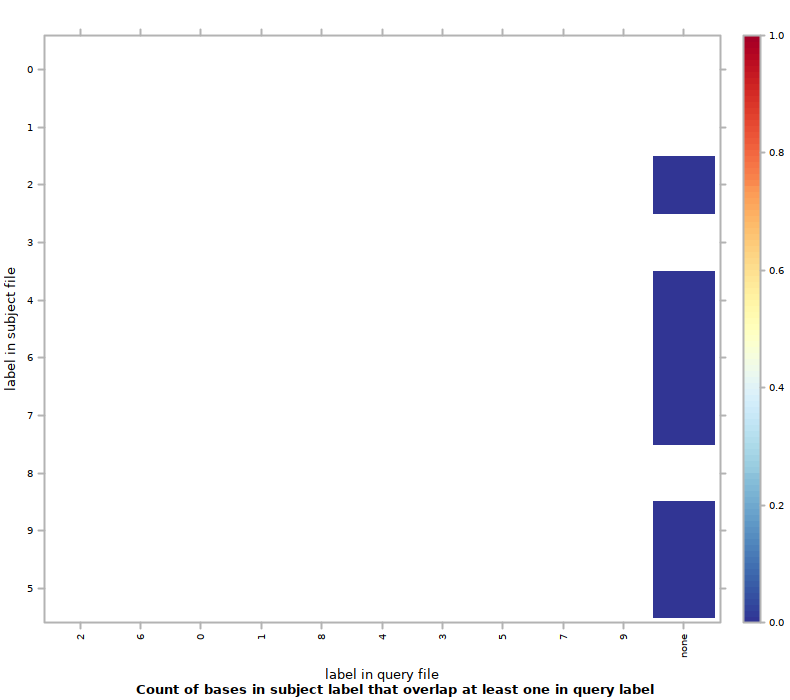

The script that drew this image:
#!/usr/bin/env Rscript
## transcript produced by Segtools 1.1.14

segtools.r.dirname <-
  system2("python",
          c("-c", "'import segtools; print segtools.get_r_dirname()'"),
          stdout = TRUE)

source(file.path(segtools.r.dirname, 'common.R'))
source(file.path(segtools.r.dirname, 'overlap.R'))
save.overlap.performance('./K5ex30bp100bp/overlap-ordered', 'overlap.performance', './K5ex30bp100bp/overlap-ordered/overlap.tab', row.normalize = 'FALSE', mnemonic_file = './K5ex30bp100bp/overlap-direct/mnemonics1_new.txt', clobber = FALSE, col_mnemonic_file = './K5ex30bp100bp/overlap-direct/mnemonics2_new.txt')
save.overlap.heatmap('./K5ex30bp100bp/overlap-ordered', 'overlap', './K5ex30bp100bp/overlap-ordered/overlap.tab', clobber = FALSE, col_mnemonic_file = './K5ex30bp100bp/overlap-direct/mnemonics2_new.txt', cluster = FALSE, max_contrast = FALSE, row.normalize = 'FALSE', mnemonic_file = './K5ex30bp100bp/overlap-direct/mnemonics1_new.txt')
